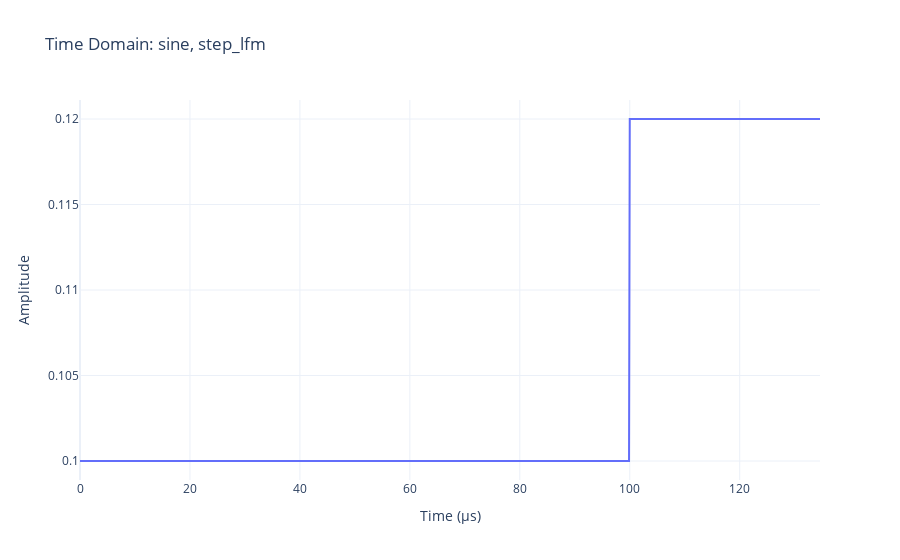
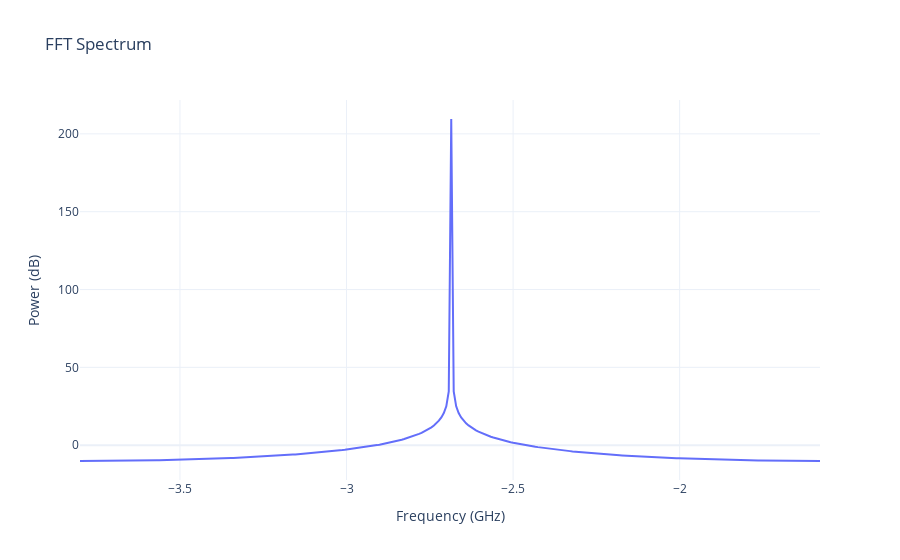

Write notebook code for charts like these, in order.
### Code cell
import numpy as np
import csv
import plotly.graph_objects as go
from numpy.fft import fft, fftshift

# -------- Waveform Generators --------
def generate_sine(amplitude, frequency, num_samples, fs):
    t = np.arange(num_samples) / fs
    wave = amplitude * np.sin(2 * np.pi * frequency * t)
    return t, wave

def generate_prbs(amplitude, num_samples, fs):
    t = np.arange(num_samples) / fs
    bits = np.random.choice([-1, 1], size=num_samples)
    return t,  bits

def generate_lfm(center_freq, bandwidth, pulse_width, num_samples, fs):
    t = np.arange(num_samples) / fs
    k = bandwidth / pulse_width
    wave = np.sin(2 * np.pi * (center_freq * t + 0.5 * k * t**2))
    return t, wave

def generate_step_lfm(start_freq, stop_freq, step_freq, dwell_time, num_samples, fs):
    fs = fs * 1e9  # GHz → Hz
    start_freq_hz = start_freq * 1e9
    stop_freq_hz  = stop_freq * 1e9
    step_freq_hz  = step_freq * 1e9
    dwell_time_s  = dwell_time * 1e-9  # ns → s
    
    samples_per_step = int(dwell_time_s * fs)
    
    freqs = np.arange(start_freq_hz, stop_freq_hz + step_freq_hz/2, step_freq_hz)
    t_total = []
    waveform = []
    
    time_offset = 0
    for f in freqs:
        t_step = np.arange(samples_per_step) / fs + time_offset
        wave_step = np.full(samples_per_step, f)  # store frequency value directly
        t_total.append(t_step)
        waveform.append(wave_step)
        time_offset += dwell_time_s

    # Flatten
    t_total = np.concatenate(t_total)
    waveform = np.concatenate(waveform)

    # Trim if needed
    if len(waveform) > num_samples:
        t_total = t_total[:num_samples]
        waveform = waveform[:num_samples]


    return t_total, waveform


# -------- Parameters --------
num_samples = 1024
fs = 7.6e9  # 1 GHz sample rate
pulse_width = 1000 * 1e-9  # for LFM and step LFM
selected = ["sine", "step_lfm"]  # choose any combination

# -------- Generate & Combine --------
combined_wave = np.zeros(num_samples)
t = np.arange(num_samples) / fs

for wf in selected:
    if wf == "sine":
        _, wave = generate_sine(1, 10e6, num_samples, fs)
    elif wf == "prbs":
        _, wave = generate_prbs(1, num_samples, fs)
    elif wf == "lfm":
        _, wave = generate_lfm(1e9, 0.5e9, pulse_width, num_samples, fs)
    elif wf == "step_lfm":
        _, wave = generate_step_lfm(start_freq= .1, step_freq=.02, stop_freq=.5, dwell_time=100, num_samples=num_samples, fs=fs/1e9)
    combined_wave += wave

# -------- FFT using NumPy --------
wave_fft = fftshift(fft(combined_wave, n=300))
psd = np.abs(wave_fft) ** 2
freq_axis = np.linspace(-fs/2, fs/2, num_samples) / 1e9  # MHz

# -------- Plot: Time Domain --------
fig_time = go.Figure()
fig_time.add_trace(go.Scatter(
    x=t * 1e9,  # time in µs
    y=combined_wave/1e9,
    mode='lines',
    name="Combined Waveform"
))
fig_time.update_layout(
    title=f"Time Domain: {', '.join(selected)}",
    xaxis_title="Time (µs)",
    yaxis_title="Amplitude",
    template="plotly_white"
)

# -------- Plot: Frequency Domain --------
fig_freq = go.Figure()
fig_freq.add_trace(go.Scatter(
    x=freq_axis,
    y=10 * np.log10(psd + 1e-12),  # dB scale
    mode='lines',
    name="FFT Magnitude"
))
fig_freq.update_layout(
    title="FFT Spectrum",
      
    xaxis_title="Frequency (GHz)",
    yaxis_title="Power (dB)",
    template="plotly_white"
)

# -------- Show Plots --------
fig_time.show()
fig_freq.show()

# -------- Save CSV --------
with open("combined_waveform.csv", "w", newline="") as f:
    writer = csv.writer(f)
    writer.writerow(["Time (s)", "Amplitude"])
    for ti, amp in zip(t, combined_wave):
        writer.writerow([ti, amp])

print("Saved to combined_waveform.csv")

### Figure 1 — Plotly figure (JSON) as saved in the notebook; plotly's stock layout.template omitted (floating-point values rounded to 4 significant figures; data arrays with more than 128 entries replaced by an {"elided": "..."} marker saying what was removed)
{"data": [{"mode": "lines", "name": "Combined Waveform", "type": "scatter", "x": {"elided": "1024 float values"}, "y": {"elided": "1024 float values"}}], "layout": {"title": {"text": "Time Domain: sine, step_lfm"}, "xaxis": {"title": {"text": "Time (µs)"}}, "yaxis": {"title": {"text": "Amplitude"}}}}

### Figure 2 — Plotly figure (JSON) as saved in the notebook; plotly's stock layout.template omitted (floating-point values rounded to 4 significant figures; data arrays with more than 128 entries replaced by an {"elided": "..."} marker saying what was removed)
{"data": [{"mode": "lines", "name": "FFT Magnitude", "type": "scatter", "x": {"elided": "1024 float values"}, "y": {"elided": "300 float values"}}], "layout": {"title": {"text": "FFT Spectrum"}, "xaxis": {"title": {"text": "Frequency (GHz)"}}, "yaxis": {"title": {"text": "Power (dB)"}}}}
